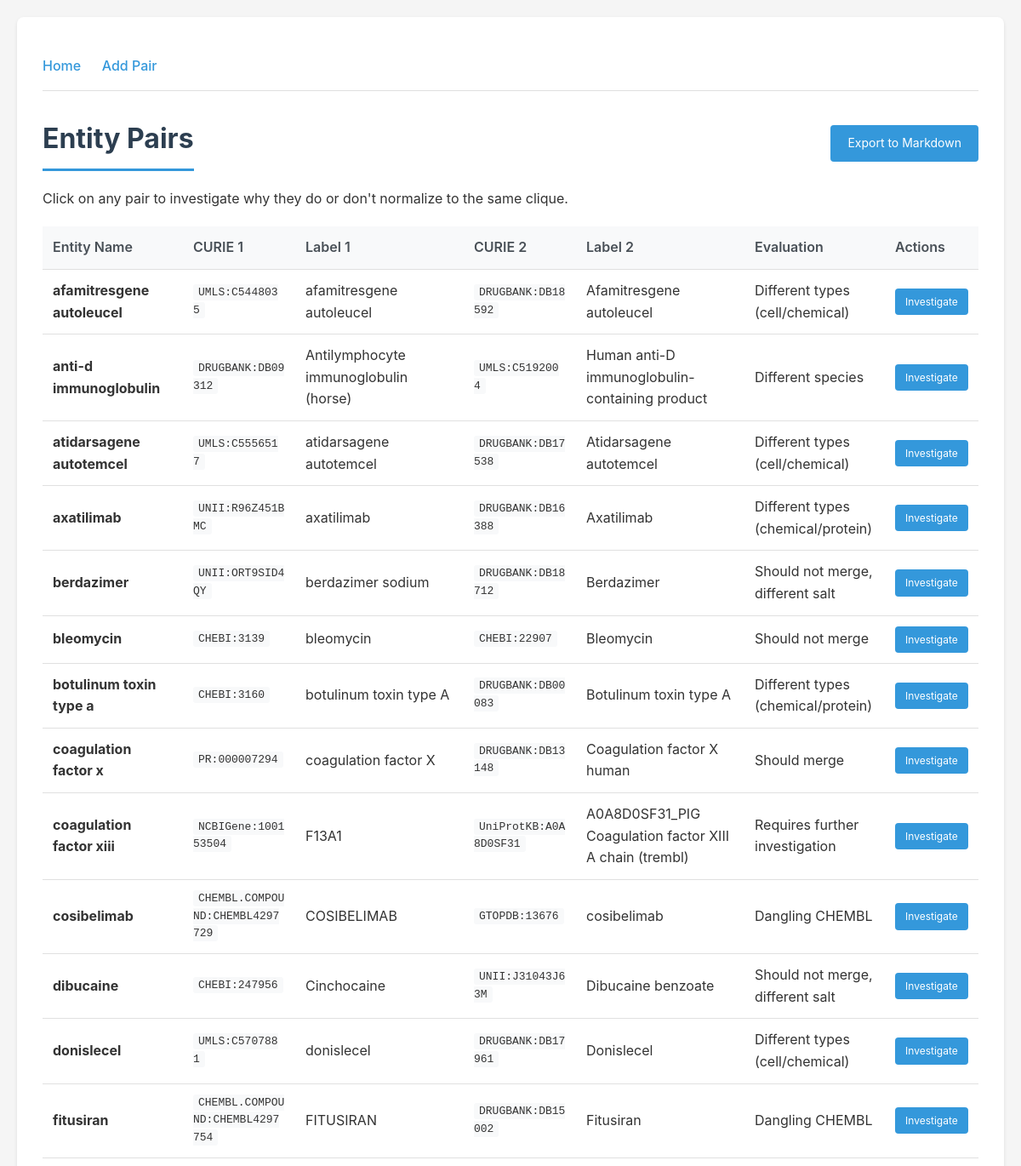
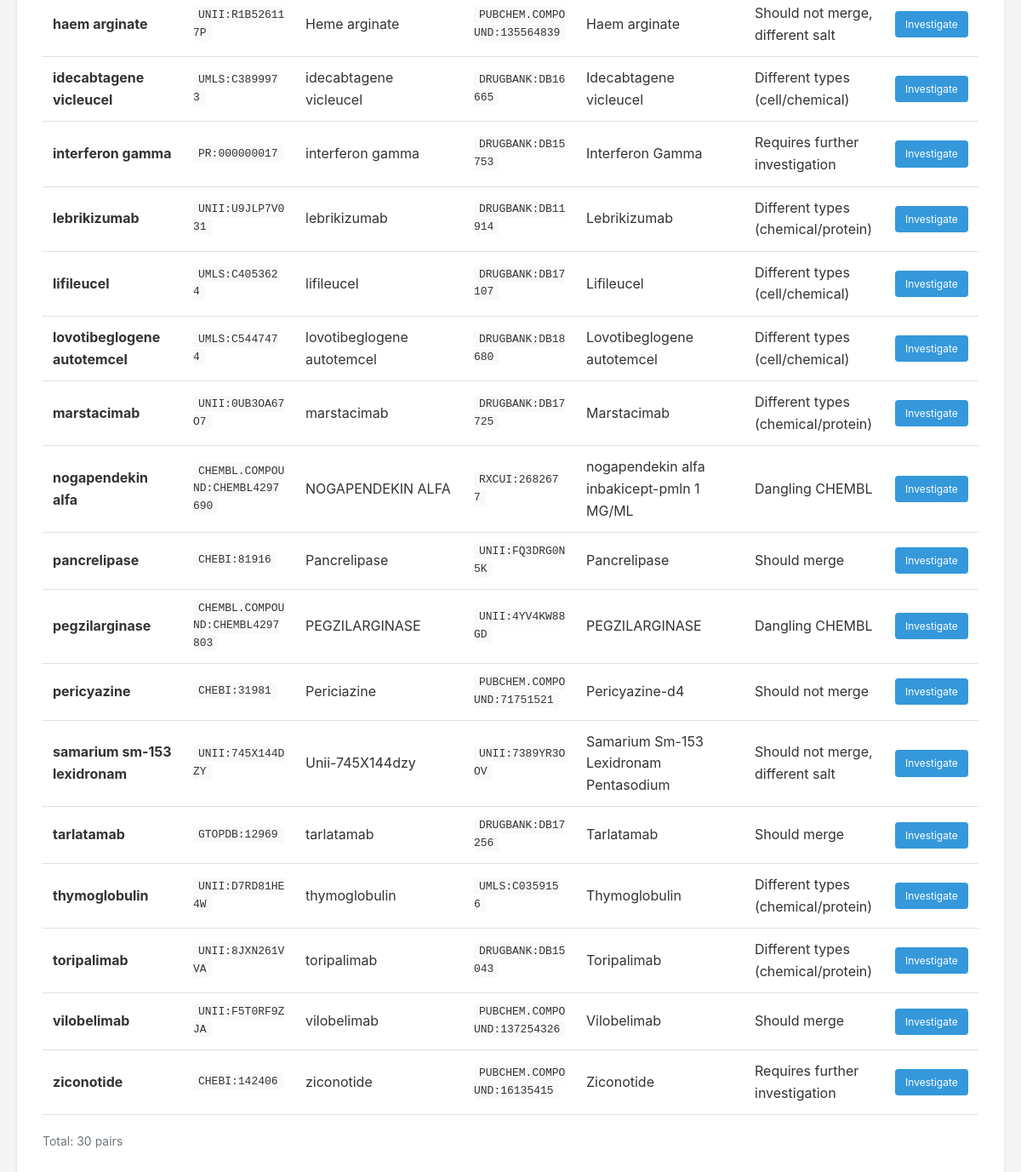
The page / on the database its author committed (2 pictures, top to bottom).
### tables this page shows
CREATE TABLE entity_pairs (
            id INTEGER PRIMARY KEY AUTOINCREMENT,
            entity_name TEXT NOT NULL,
            curie_1 TEXT NOT NULL,
            curie_1_label TEXT,
            curie_2 TEXT NOT NULL,
            curie_2_label TEXT,
            created_at TIMESTAMP DEFAULT CURRENT_TIMESTAMP,
            notes TEXT
        , evaluation TEXT, evaluation_notes TEXT);

### src/nn_investigator/app.py (the view)
@app.route("/")
def index():
    pairs = database.get_all_pairs()
    return render_template("index.html", pairs=pairs)

### src/nn_investigator/database.py (called while the page is built)
def get_connection(db_path: str = "nn_investigator.db") -> sqlite3.Connection:
    conn = sqlite3.connect(db_path)
    conn.row_factory = sqlite3.Row
    return conn

def get_all_pairs(db_path: str = "nn_investigator.db") -> list[dict]:
    conn = get_connection(db_path)
    cursor = conn.cursor()
    cursor.execute("""
        SELECT id, entity_name, curie_1, curie_1_label, curie_2, curie_2_label, notes, created_at, evaluation, evaluation_notes
        FROM entity_pairs
        ORDER BY entity_name
    """)
    pairs = [dict(row) for row in cursor.fetchall()]
    conn.close()
    return pairs

### templates/index.html (shortened to what this page needs)
{% extends "base.html" %}
{% block content %}
<div style="display: flex; justify-content: space-between; align-items: center; margin-bottom: 20px;">
    <h1 style="margin: 0;">Entity Pairs</h1>
    <a href="{{ url_for('export_markdown') }}" class="btn">Export to Markdown</a>
</div>
<p>Click on any pair to investigate why they do or don't normalize to the same clique.</p>
<table>
    <colgroup>
        <col style="width: 15%;">
        <col style="width: 12%;">
        <col style="width: 18%;">
        <col style="width: 12%;">
        <col style="width: 18%;">
        <col style="width: 15%;">
        <col style="width: 10%;">
    </colgroup>
    <thead>
        <tr>
            <th>Entity Name</th>
            <th>CURIE 1</th>
            <th>Label 1</th>
            <th>CURIE 2</th>
            <th>Label 2</th>
            <th>Evaluation</th>
            <th>Actions</th>
        </tr>
    </thead>
    <tbody>
        {% for pair in pairs %}
        <tr>
            <td><strong>{{ pair.entity_name }}</strong></td>
            <td class="curie-link"><code>{{ pair.curie_1 }}</code></td>
            <td>{{ pair.curie_1_label or '—' }}</td>
            <td class="curie-link"><code>{{ pair.curie_2 }}</code></td>
            <td>{{ pair.curie_2_label or '—' }}</td>
            <td>{{ pair.evaluation or '—' }}</td>
            <td>
                <a href="{{ url_for('investigate_pair', pair_id=pair.id) }}" class="btn btn-small">Investigate</a>
            </td>
        </tr>
        {% else %}
        <tr>
            <td colspan="7" style="text-align: center; padding: 40px;">
                No entity pairs found. <a href="{{ url_for('add_pair') }}">Add one?</a>
            </td>
        </tr>
        {% endfor %}
    </tbody>
</table>
<p style="margin-top: 20px; color: #6c757d; font-size: 14px;">
    Total: {{ pairs|length }} pair{{ 's' if pairs|length != 1 else '' }}
</p>
{% endblock %}

### templates/base.html (shortened to what this page needs)
<!DOCTYPE html>
<html lang="en">
<head>
</head>
<body>
    <div class="container">
        <div class="nav">
            <a href="{{ url_for('index') }}">Home</a>
            <a href="{{ url_for('add_pair') }}">Add Pair</a>
        </div>
        {% block content %}{% endblock %}
    </div>
</body>
</html>

### templates/base.html (style rules this page uses)
* { margin: 0; padding: 0; box-sizing: border-box; }
body { font-family: -apple-system, BlinkMacSystemFont, 'Segoe UI', Roboto, Oxygen, Ubuntu, Cantarell, sans-serif; line-height: 1.6; color: #333; background: #f5f5f5; padding: 20px; }
.container { max-width: 1200px; margin: 0 auto; background: white; padding: 30px; border-radius: 8px; box-shadow: 0 2px 4px rgba(0,0,0,0.1); }
h1, h2, h3 { margin-bottom: 20px; color: #2c3e50; }
h1 { border-bottom: 3px solid #3498db; padding-bottom: 10px; }
.nav { margin-bottom: 30px; padding: 15px 0; border-bottom: 1px solid #e0e0e0; }
.nav a { color: #3498db; text-decoration: none; margin-right: 20px; font-weight: 500; }
table { width: 100%; border-collapse: collapse; margin: 20px 0; table-layout: fixed; }
th, td { padding: 12px; text-align: left; border-bottom: 1px solid #e0e0e0; word-wrap: break-word; overflow-wrap: break-word; }
th { background: #f8f9fa; font-weight: 600; color: #495057; }
a { color: #3498db; text-decoration: none; }
.btn { display: inline-block; padding: 10px 20px; background: #3498db; color: white; border: none; border-radius: 4px; cursor: pointer; text-decoration: none; font-size: 14px; transition: background 0.3s; }
.btn-small { padding: 6px 12px; font-size: 12px; }
code { background: #f8f9fa; padding: 2px 6px; border-radius: 3px; font-family: 'Courier New', monospace; font-size: 13px; }
.curie-link { font-family: 'Courier New', monospace; font-size: 13px; }

### rows shown on the page
entity_pairs: entity_name "afamitresgene autoleucel", curie_1 "UMLS:C5448035", curie_1_label "afamitresgene autoleucel", curie_2 "DRUGBANK:DB18592", curie_2_label "Afamitresgene autoleucel", evaluation "Different types (cell/chemical)"
entity_pairs: entity_name "anti-d immunoglobulin", curie_1 "DRUGBANK:DB09312", curie_1_label "Antilymphocyte immunoglobulin (horse)", curie_2 "UMLS:C5192004", curie_2_label "Human anti-D immunoglobulin-containing product", evaluation "Different species"
entity_pairs: entity_name "atidarsagene autotemcel", curie_1 "UMLS:C5556517", curie_1_label "atidarsagene autotemcel", curie_2 "DRUGBANK:DB17538", curie_2_label "Atidarsagene autotemcel", evaluation "Different types (cell/chemical)"
entity_pairs: entity_name "axatilimab", curie_1 "UNII:R96Z451BMC", curie_1_label "axatilimab", curie_2 "DRUGBANK:DB16388", curie_2_label "Axatilimab", evaluation "Different types (chemical/protein)"
entity_pairs: entity_name "berdazimer", curie_1 "UNII:ORT9SID4QY", curie_1_label "berdazimer sodium", curie_2 "DRUGBANK:DB18712", curie_2_label "Berdazimer", evaluation "Should not merge, different salt"
entity_pairs: entity_name "bleomycin", curie_1 "CHEBI:3139", curie_1_label "bleomycin", curie_2 "CHEBI:22907", curie_2_label "Bleomycin", evaluation "Should not merge"
entity_pairs: entity_name "botulinum toxin type a", curie_1 "CHEBI:3160", curie_1_label "botulinum toxin type A", curie_2 "DRUGBANK:DB00083", curie_2_label "Botulinum toxin type A", evaluation "Different types (chemical/protein)"
entity_pairs: entity_name "coagulation factor x", curie_1 "PR:000007294", curie_1_label "coagulation factor X", curie_2 "DRUGBANK:DB13148", curie_2_label "Coagulation factor X human", evaluation "Should merge"
entity_pairs: entity_name "coagulation factor xiii", curie_1 "NCBIGene:100153504", curie_1_label "F13A1", curie_2 "UniProtKB:A0A8D0SF31", curie_2_label "A0A8D0SF31_PIG Coagulation factor XIII A chain (trembl)", evaluation "Requires further investigation"
entity_pairs: entity_name "cosibelimab", curie_1 "CHEMBL.COMPOUND:CHEMBL4297729", curie_1_label "COSIBELIMAB", curie_2 "GTOPDB:13676", curie_2_label "cosibelimab", evaluation "Dangling CHEMBL"
entity_pairs: entity_name "dibucaine", curie_1 "CHEBI:247956", curie_1_label "Cinchocaine", curie_2 "UNII:J31043J63M", curie_2_label "Dibucaine benzoate", evaluation "Should not merge, different salt"
entity_pairs: entity_name "donislecel", curie_1 "UMLS:C5707881", curie_1_label "donislecel", curie_2 "DRUGBANK:DB17961", curie_2_label "Donislecel", evaluation "Different types (cell/chemical)"
entity_pairs: entity_name "fitusiran", curie_1 "CHEMBL.COMPOUND:CHEMBL4297754", curie_1_label "FITUSIRAN", curie_2 "DRUGBANK:DB15002", curie_2_label "Fitusiran", evaluation "Dangling CHEMBL"
entity_pairs: entity_name "haem arginate", curie_1 "UNII:R1B526117P", curie_1_label "Heme arginate", curie_2 "PUBCHEM.COMPOUND:135564839", curie_2_label "Haem arginate", evaluation "Should not merge, different salt"
entity_pairs: entity_name "idecabtagene vicleucel", curie_1 "UMLS:C3899973", curie_1_label "idecabtagene vicleucel", curie_2 "DRUGBANK:DB16665", curie_2_label "Idecabtagene vicleucel", evaluation "Different types (cell/chemical)"
entity_pairs: entity_name "interferon gamma", curie_1 "PR:000000017", curie_1_label "interferon gamma", curie_2 "DRUGBANK:DB15753", curie_2_label "Interferon Gamma", evaluation "Requires further investigation"
entity_pairs: entity_name "lebrikizumab", curie_1 "UNII:U9JLP7V031", curie_1_label "lebrikizumab", curie_2 "DRUGBANK:DB11914", curie_2_label "Lebrikizumab", evaluation "Different types (chemical/protein)"
entity_pairs: entity_name "lifileucel", curie_1 "UMLS:C4053624", curie_1_label "lifileucel", curie_2 "DRUGBANK:DB17107", curie_2_label "Lifileucel", evaluation "Different types (cell/chemical)"
entity_pairs: entity_name "lovotibeglogene autotemcel", curie_1 "UMLS:C5447474", curie_1_label "lovotibeglogene autotemcel", curie_2 "DRUGBANK:DB18680", curie_2_label "Lovotibeglogene autotemcel", evaluation "Different types (cell/chemical)"
entity_pairs: entity_name "marstacimab", curie_1 "UNII:0UB3OA67O7", curie_1_label "marstacimab", curie_2 "DRUGBANK:DB17725", curie_2_label "Marstacimab", evaluation "Different types (chemical/protein)"
entity_pairs: entity_name "nogapendekin alfa", curie_1 "CHEMBL.COMPOUND:CHEMBL4297690", curie_1_label "NOGAPENDEKIN ALFA", curie_2 "RXCUI:2682677", curie_2_label "nogapendekin alfa inbakicept-pmln 1 MG/ML", evaluation "Dangling CHEMBL"
entity_pairs: entity_name "pancrelipase", curie_1 "CHEBI:81916", curie_1_label "Pancrelipase", curie_2 "UNII:FQ3DRG0N5K", curie_2_label "Pancrelipase", evaluation "Should merge"
entity_pairs: entity_name "pegzilarginase", curie_1 "CHEMBL.COMPOUND:CHEMBL4297803", curie_1_label "PEGZILARGINASE", curie_2 "UNII:4YV4KW88GD", curie_2_label "PEGZILARGINASE", evaluation "Dangling CHEMBL"
entity_pairs: entity_name "pericyazine", curie_1 "CHEBI:31981", curie_1_label "Periciazine", curie_2 "PUBCHEM.COMPOUND:71751521", curie_2_label "Pericyazine-d4", evaluation "Should not merge"
entity_pairs: entity_name "samarium sm-153 lexidronam", curie_1 "UNII:745X144DZY", curie_1_label "Unii-745X144dzy", curie_2 "UNII:7389YR3OOV", curie_2_label "Samarium Sm-153 Lexidronam Pentasodium", evaluation "Should not merge, different salt"
entity_pairs: entity_name "tarlatamab", curie_1 "GTOPDB:12969", curie_1_label "tarlatamab", curie_2 "DRUGBANK:DB17256", curie_2_label "Tarlatamab", evaluation "Should merge"
entity_pairs: entity_name "thymoglobulin", curie_1 "UNII:D7RD81HE4W", curie_1_label "thymoglobulin", curie_2 "UMLS:C0359156", curie_2_label "Thymoglobulin", evaluation "Different types (chemical/protein)"
entity_pairs: entity_name "toripalimab", curie_1 "UNII:8JXN261VVA", curie_1_label "toripalimab", curie_2 "DRUGBANK:DB15043", curie_2_label "Toripalimab", evaluation "Different types (chemical/protein)"
entity_pairs: entity_name "vilobelimab", curie_1 "UNII:F5T0RF9ZJA", curie_1_label "vilobelimab", curie_2 "PUBCHEM.COMPOUND:137254326", curie_2_label "Vilobelimab", evaluation "Should merge"
entity_pairs: entity_name "ziconotide", curie_1 "CHEBI:142406", curie_1_label "ziconotide", curie_2 "PUBCHEM.COMPOUND:16135415", curie_2_label "Ziconotide", evaluation "Requires further investigation"

### other values the page prints
{{ pairs|length }} "30"
{{ 's' if pairs|length != 1 else '' }} "s"
